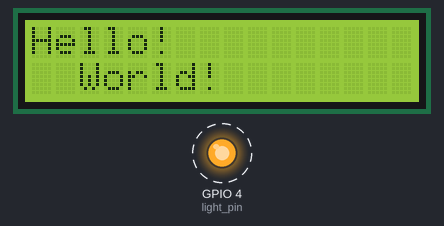
Bench run of a program on a simulated Raspberry Pi (BCM pin numbers). Parts: 16×2 character LCD, output pins drawn as LEDs (lit = HIGH). Dashed ring = blinking.

Above: at 0.6 s.
Timing chart, 0 to 130.0 s (numbered marks = the images above):
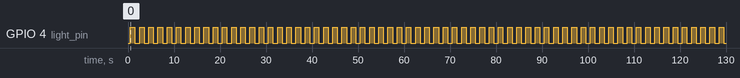

The program:

lcd-hello.py
```python
#!/usr/bin/env python3
# coding: utf-8

import RPi.GPIO as GPIO
import smbus
from time import sleep

GPIO.setmode(GPIO.BCM)
GPIO.setwarnings(False)

class LCD():
    def __init__(self, addr = 0x3e, contrast = 0x5e, light_pin = False):
        self.addr      = addr
        self.contrast  = contrast
        self.light_pin = light_pin
        self.bus       = smbus.SMBus(1)

        if self.light_pin:
            GPIO.setup(self.light_pin,GPIO.OUT)

    def reset(self):
        self.bus.write_block_data(self.addr, 0, [0x38, 0x39, 0x14, 0x78, self.contrast, 0x6c])
        sleep(0.25)
        self.bus.write_block_data(self.addr, 0, [0x0c, 0x01, 0x06])
        sleep(0.25)

    def clear(self):
        self.bus.write_block_data(self.addr, 0, [1])

    def set_cursor(self, x, y):
        self.bus.write_byte_data(self.addr, 0, 128 + 64 * y + x)

    def print(self, string):
        s = string.encode('shift_jis')
        for x in s:
            self.bus.write_byte_data(self.addr, 0x40, x)

    def light(self, value):
        if self.light_pin:
            GPIO.output(self.light_pin, value)

if __name__ == '__main__':
    # For Switch Science i2c miniLCD
    #  https://www.switch-science.com/catalog/1405/
    #  contrast = 0x5d
    #  no light_pin
    # lcd = LCD(contrast = 0x5d)

    # For Strawberry Linux SB1602BW (default)
    #  https://strawberry-linux.com/catalog/items?code=27021
    #  contrast = 0x5e
    #  light_pin = 7
    lcd = LCD(light_pin = 4)

    lcd.reset()
    lcd.clear()

    lcd.set_cursor(0, 0)
    lcd.print("Hello!")
    lcd.set_cursor(2, 1)
    lcd.print("World!")

    i = 0
    try:
        while True:
            i = 1 - i
            lcd.light(i)
            sleep(1)
    except KeyboardInterrupt:
        pass
    finally:
        lcd.clear()
        GPIO.cleanup()
```

Measured:
- by itself, GPIO 4 (light_pin): alternates HIGH for 1.0 s and LOW for 1.0 s
